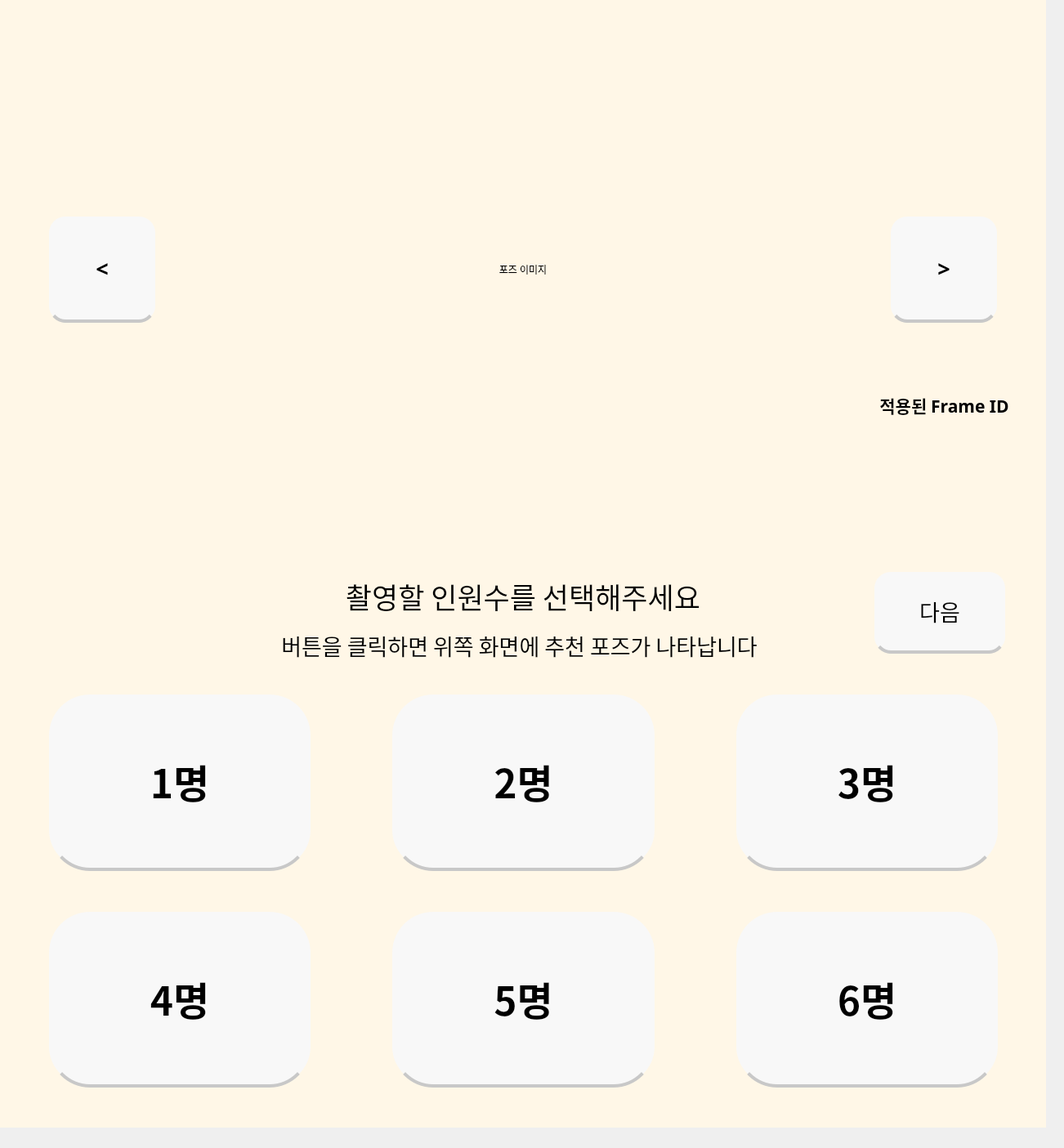
<?xml version="1.0" encoding="UTF-8"?>
<ui version="4.0">
 <class>MainWindow</class>
 <widget class="QMainWindow" name="MainWindow">
  <property name="geometry">
   <rect>
    <x>0</x>
    <y>0</y>
    <width>1302</width>
    <height>1405</height>
   </rect>
  </property>
  <property name="windowTitle">
   <string>MainWindow</string>
  </property>
  <widget class="QWidget" name="centralwidget">
   <widget class="QStackedWidget" name="stack">
    <property name="geometry">
     <rect>
      <x>0</x>
      <y>660</y>
      <width>1280</width>
      <height>720</height>
     </rect>
    </property>
    <property name="sizePolicy">
     <sizepolicy hsizetype="Fixed" vsizetype="Fixed">
      <horstretch>0</horstretch>
      <verstretch>0</verstretch>
     </sizepolicy>
    </property>
    <property name="styleSheet">
     <string notr="true">background-color : #FFF7E7</string>
    </property>
    <property name="currentIndex">
     <number>1</number>
    </property>
    <widget class="QWidget" name="InitPage">
     <widget class="QLabel" name="label">
      <property name="geometry">
       <rect>
        <x>4</x>
        <y>330</y>
        <width>1271</width>
        <height>81</height>
       </rect>
      </property>
      <property name="font">
       <font>
        <family>Leferi Base Type</family>
        <weight>75</weight>
        <bold>true</bold>
       </font>
      </property>
      <property name="layoutDirection">
       <enum>Qt::LeftToRight</enum>
      </property>
      <property name="styleSheet">
       <string notr="true">color : #000000</string>
      </property>
      <property name="text">
       <string>&lt;html&gt;&lt;head/&gt;&lt;body&gt;&lt;p align=&quot;center&quot;&gt;&lt;span style=&quot; font-size:28pt;&quot;&gt;터치하여 PhoRest를 시작해 보세요&lt;/span&gt;&lt;/p&gt;&lt;/body&gt;&lt;/html&gt;</string>
      </property>
      <property name="alignment">
       <set>Qt::AlignCenter</set>
      </property>
     </widget>
    </widget>
    <widget class="QWidget" name="ChoosePeoplePage">
     <widget class="QLabel" name="label_3">
      <property name="geometry">
       <rect>
        <x>220</x>
        <y>20</y>
        <width>840</width>
        <height>100</height>
       </rect>
      </property>
      <property name="font">
       <font>
        <family>Leferi Point Type Special</family>
        <weight>50</weight>
        <bold>false</bold>
       </font>
      </property>
      <property name="text">
       <string>&lt;html&gt;&lt;head/&gt;&lt;body&gt;&lt;p align=&quot;center&quot;&gt;&lt;span style=&quot; font-size:26pt; font-weight:400;&quot;&gt;촬영할 인원수를 선택해주세요&lt;/span&gt;&lt;/p&gt;&lt;/body&gt;&lt;/html&gt;</string>
      </property>
     </widget>
     <widget class="QPushButton" name="NextBtn">
      <property name="geometry">
       <rect>
        <x>1070</x>
        <y>40</y>
        <width>160</width>
        <height>100</height>
       </rect>
      </property>
      <property name="font">
       <font>
        <family>Leferi Point Type Special</family>
        <pointsize>20</pointsize>
        <weight>50</weight>
        <bold>false</bold>
       </font>
      </property>
      <property name="styleSheet">
       <string notr="true">QPushButton{
	color: black;
    background-color: #F8F8F8		;
    padding: 12px;
    border-bottom: 4px solid #c8c8c8;
	border-radius: 20%;
}</string>
      </property>
      <property name="text">
       <string>다음</string>
      </property>
     </widget>
     <widget class="QWidget" name="gridLayoutWidget">
      <property name="geometry">
       <rect>
        <x>10</x>
        <y>170</y>
        <width>1261</width>
        <height>521</height>
       </rect>
      </property>
      <layout class="QGridLayout" name="gridLayout">
       <property name="leftMargin">
        <number>50</number>
       </property>
       <property name="topMargin">
        <number>20</number>
       </property>
       <property name="rightMargin">
        <number>50</number>
       </property>
       <property name="bottomMargin">
        <number>20</number>
       </property>
       <property name="horizontalSpacing">
        <number>100</number>
       </property>
       <property name="verticalSpacing">
        <number>50</number>
       </property>
       <item row="0" column="2">
        <widget class="QPushButton" name="Btn3">
         <property name="sizePolicy">
          <sizepolicy hsizetype="Preferred" vsizetype="Preferred">
           <horstretch>0</horstretch>
           <verstretch>0</verstretch>
          </sizepolicy>
         </property>
         <property name="font">
          <font>
           <family>Leferi Base Type Bold</family>
           <pointsize>36</pointsize>
           <weight>75</weight>
           <bold>true</bold>
          </font>
         </property>
         <property name="styleSheet">
          <string notr="true">QPushButton{
	color: black;
    background-color: #F8F8F8		;
    padding: 12px;
    border-bottom: 4px solid #c8c8c8;
	border-radius: 50%;
}</string>
         </property>
         <property name="text">
          <string>3명</string>
         </property>
        </widget>
       </item>
       <item row="0" column="0">
        <widget class="QPushButton" name="Btn1">
         <property name="enabled">
          <bool>true</bool>
         </property>
         <property name="sizePolicy">
          <sizepolicy hsizetype="Preferred" vsizetype="Preferred">
           <horstretch>0</horstretch>
           <verstretch>0</verstretch>
          </sizepolicy>
         </property>
         <property name="font">
          <font>
           <family>Leferi Base Type Bold</family>
           <pointsize>36</pointsize>
           <weight>75</weight>
           <bold>true</bold>
          </font>
         </property>
         <property name="contextMenuPolicy">
          <enum>Qt::DefaultContextMenu</enum>
         </property>
         <property name="styleSheet">
          <string notr="true">QPushButton{
	color: black;
    background-color: #F8F8F8		;
    padding: 12px;
    border-bottom: 4px solid #c8c8c8;
	border-radius: 50%;
}</string>
         </property>
         <property name="text">
          <string>1명</string>
         </property>
        </widget>
       </item>
       <item row="0" column="1">
        <widget class="QPushButton" name="Btn2">
         <property name="sizePolicy">
          <sizepolicy hsizetype="Preferred" vsizetype="Preferred">
           <horstretch>0</horstretch>
           <verstretch>0</verstretch>
          </sizepolicy>
         </property>
         <property name="font">
          <font>
           <family>Leferi Base Type Bold</family>
           <pointsize>36</pointsize>
           <weight>75</weight>
           <bold>true</bold>
          </font>
         </property>
         <property name="styleSheet">
          <string notr="true">QPushButton{
	color: black;
    background-color: #F8F8F8		;
    padding: 12px;
    border-bottom: 4px solid #c8c8c8;
	border-radius: 50%;
}</string>
         </property>
         <property name="text">
          <string>2명</string>
         </property>
        </widget>
       </item>
       <item row="1" column="2">
        <widget class="QPushButton" name="Btn6">
         <property name="sizePolicy">
          <sizepolicy hsizetype="Preferred" vsizetype="Preferred">
           <horstretch>0</horstretch>
           <verstretch>0</verstretch>
          </sizepolicy>
         </property>
         <property name="font">
          <font>
           <family>Leferi Base Type Bold</family>
           <pointsize>36</pointsize>
           <weight>75</weight>
           <bold>true</bold>
          </font>
         </property>
         <property name="styleSheet">
          <string notr="true">QPushButton{
	color: black;
    background-color: #F8F8F8		;
    padding: 12px;
    border-bottom: 4px solid #c8c8c8;
	border-radius: 50%;
}</string>
         </property>
         <property name="text">
          <string>6명</string>
         </property>
        </widget>
       </item>
       <item row="1" column="1">
        <widget class="QPushButton" name="Btn5">
         <property name="sizePolicy">
          <sizepolicy hsizetype="Preferred" vsizetype="Preferred">
           <horstretch>0</horstretch>
           <verstretch>0</verstretch>
          </sizepolicy>
         </property>
         <property name="font">
          <font>
           <family>Leferi Base Type Bold</family>
           <pointsize>36</pointsize>
           <weight>75</weight>
           <bold>true</bold>
          </font>
         </property>
         <property name="styleSheet">
          <string notr="true">QPushButton{
	color: black;
    background-color: #F8F8F8		;
    padding: 12px;
    border-bottom: 4px solid #c8c8c8;
	border-radius: 50%;
}</string>
         </property>
         <property name="text">
          <string>5명</string>
         </property>
        </widget>
       </item>
       <item row="1" column="0">
        <widget class="QPushButton" name="Btn4">
         <property name="sizePolicy">
          <sizepolicy hsizetype="Preferred" vsizetype="Preferred">
           <horstretch>0</horstretch>
           <verstretch>0</verstretch>
          </sizepolicy>
         </property>
         <property name="font">
          <font>
           <family>Leferi Base Type Bold</family>
           <pointsize>36</pointsize>
           <weight>75</weight>
           <bold>true</bold>
          </font>
         </property>
         <property name="styleSheet">
          <string notr="true">QPushButton{
	color: black;
    background-color: #F8F8F8		;
    padding: 12px;
    border-bottom: 4px solid #c8c8c8;
	border-radius: 50%;
}</string>
         </property>
         <property name="text">
          <string>4명</string>
         </property>
        </widget>
       </item>
      </layout>
     </widget>
     <widget class="QLabel" name="label_7">
      <property name="geometry">
       <rect>
        <x>220</x>
        <y>110</y>
        <width>831</width>
        <height>41</height>
       </rect>
      </property>
      <property name="font">
       <font>
        <family>Leferi Point Type Special</family>
        <pointsize>16</pointsize>
        <weight>50</weight>
        <bold>false</bold>
       </font>
      </property>
      <property name="text">
       <string>&lt;html&gt;&lt;head/&gt;&lt;body&gt;&lt;p align=&quot;center&quot;&gt;&lt;span style=&quot; font-size:20pt;&quot;&gt;버튼을 클릭하면 위쪽 화면에 추천 포즈가 나타납니다&lt;/span&gt;&lt;/p&gt;&lt;/body&gt;&lt;/html&gt;</string>
      </property>
     </widget>
    </widget>
    <widget class="QWidget" name="ShotPage">
     <widget class="QPushButton" name="Btn_Already">
      <property name="geometry">
       <rect>
        <x>410</x>
        <y>260</y>
        <width>460</width>
        <height>200</height>
       </rect>
      </property>
      <property name="font">
       <font>
        <family>Leferi Base Type Bold</family>
        <pointsize>24</pointsize>
        <weight>75</weight>
        <bold>true</bold>
       </font>
      </property>
      <property name="autoFillBackground">
       <bool>false</bool>
      </property>
      <property name="styleSheet">
       <string notr="true">QPushButton{
	color: black;
    background-color: #F8F8F8		;
    padding: 12px;
    border-radius: 4px;
    border-bottom: 4px solid #c8c8c8;
	border-radius: 20px;
}</string>
      </property>
      <property name="text">
       <string>촬영 시작</string>
      </property>
      <property name="autoDefault">
       <bool>false</bool>
      </property>
      <property name="default">
       <bool>false</bool>
      </property>
      <property name="flat">
       <bool>false</bool>
      </property>
     </widget>
     <widget class="QPushButton" name="Btn_Back_2">
      <property name="geometry">
       <rect>
        <x>40</x>
        <y>40</y>
        <width>160</width>
        <height>100</height>
       </rect>
      </property>
      <property name="font">
       <font>
        <family>Leferi Base Type Bold</family>
        <pointsize>14</pointsize>
        <weight>75</weight>
        <bold>true</bold>
       </font>
      </property>
      <property name="styleSheet">
       <string notr="true">QPushButton{
	color: black;
    background-color: #F8F8F8		;
    padding: 12px;
    border-radius: 4px;
    border-bottom: 4px solid #c8c8c8;
	border-radius: 20px;
}</string>
      </property>
      <property name="text">
       <string>뒤로</string>
      </property>
     </widget>
     <widget class="QLabel" name="label_9">
      <property name="geometry">
       <rect>
        <x>0</x>
        <y>50</y>
        <width>1280</width>
        <height>50</height>
       </rect>
      </property>
      <property name="font">
       <font>
        <family>Leferi Point Type Special</family>
        <pointsize>16</pointsize>
        <weight>50</weight>
        <bold>false</bold>
       </font>
      </property>
      <property name="text">
       <string>&lt;html&gt;&lt;head/&gt;&lt;body&gt;&lt;p align=&quot;center&quot;&gt;촬영 시작을 눌러 촬영을 시작하세요! &lt;/p&gt;&lt;/body&gt;&lt;/html&gt;</string>
      </property>
     </widget>
     <widget class="QLabel" name="label_12">
      <property name="geometry">
       <rect>
        <x>0</x>
        <y>100</y>
        <width>1280</width>
        <height>50</height>
       </rect>
      </property>
      <property name="font">
       <font>
        <family>Leferi Point Type Special</family>
        <pointsize>16</pointsize>
        <weight>50</weight>
        <bold>false</bold>
       </font>
      </property>
      <property name="text">
       <string>&lt;html&gt;&lt;head/&gt;&lt;body&gt;&lt;p align=&quot;center&quot;&gt;카운트 다운 6초부터 동영상 촬영을 시작합니다.&lt;/p&gt;&lt;/body&gt;&lt;/html&gt;</string>
      </property>
     </widget>
     <zorder>label_12</zorder>
     <zorder>label_9</zorder>
     <zorder>Btn_Already</zorder>
     <zorder>Btn_Back_2</zorder>
    </widget>
    <widget class="QWidget" name="PhotoPage">
     <widget class="QWidget" name="gridLayoutWidget_3">
      <property name="geometry">
       <rect>
        <x>40</x>
        <y>160</y>
        <width>1201</width>
        <height>541</height>
       </rect>
      </property>
      <layout class="QGridLayout" name="gridLayout_3">
       <property name="leftMargin">
        <number>135</number>
       </property>
       <property name="topMargin">
        <number>10</number>
       </property>
       <property name="rightMargin">
        <number>135</number>
       </property>
       <property name="bottomMargin">
        <number>10</number>
       </property>
       <property name="horizontalSpacing">
        <number>260</number>
       </property>
       <property name="verticalSpacing">
        <number>15</number>
       </property>
       <item row="1" column="0">
        <widget class="QLabel" name="Photo3">
         <property name="font">
          <font>
           <family>Leferi Base Type Bold</family>
           <pointsize>72</pointsize>
           <weight>75</weight>
           <bold>true</bold>
          </font>
         </property>
         <property name="styleSheet">
          <string notr="true">QLabel{
	border : 3px double #000000;
}</string>
         </property>
         <property name="text">
          <string>3</string>
         </property>
         <property name="alignment">
          <set>Qt::AlignCenter</set>
         </property>
        </widget>
       </item>
       <item row="0" column="0">
        <widget class="QLabel" name="Photo1">
         <property name="font">
          <font>
           <family>Leferi Base Type Bold</family>
           <pointsize>72</pointsize>
           <weight>75</weight>
           <bold>true</bold>
          </font>
         </property>
         <property name="styleSheet">
          <string notr="true">QLabel{
	border : 3px double #000000;
}</string>
         </property>
         <property name="text">
          <string>1</string>
         </property>
         <property name="alignment">
          <set>Qt::AlignCenter</set>
         </property>
        </widget>
       </item>
       <item row="0" column="1">
        <widget class="QLabel" name="Photo2">
         <property name="font">
          <font>
           <family>Leferi Base Type Bold</family>
           <pointsize>72</pointsize>
           <weight>75</weight>
           <bold>true</bold>
          </font>
         </property>
         <property name="styleSheet">
          <string notr="true">QLabel{
	border : 3px double #000000;
}</string>
         </property>
         <property name="text">
          <string>2</string>
         </property>
         <property name="alignment">
          <set>Qt::AlignCenter</set>
         </property>
        </widget>
       </item>
       <item row="1" column="1">
        <widget class="QLabel" name="Photo4">
         <property name="font">
          <font>
           <family>Leferi Base Type Bold</family>
           <pointsize>72</pointsize>
           <weight>75</weight>
           <bold>true</bold>
          </font>
         </property>
         <property name="styleSheet">
          <string notr="true">QLabel{
	border : 3px double #000000;
}</string>
         </property>
         <property name="text">
          <string>4</string>
         </property>
         <property name="alignment">
          <set>Qt::AlignCenter</set>
         </property>
        </widget>
       </item>
      </layout>
     </widget>
     <widget class="QPushButton" name="NextBtn_3">
      <property name="geometry">
       <rect>
        <x>1070</x>
        <y>40</y>
        <width>160</width>
        <height>100</height>
       </rect>
      </property>
      <property name="font">
       <font>
        <family>Leferi Base Type Bold</family>
        <pointsize>20</pointsize>
        <weight>75</weight>
        <bold>true</bold>
       </font>
      </property>
      <property name="styleSheet">
       <string notr="true">QPushButton{
	color: black;
    background-color: #F8F8F8		;
    padding: 12px;
    border-radius: 4px;
    border-bottom: 4px solid #c8c8c8;
	border-radius: 20px;
}</string>
      </property>
      <property name="text">
       <string>&gt;</string>
      </property>
     </widget>
     <widget class="QLabel" name="label_2">
      <property name="geometry">
       <rect>
        <x>40</x>
        <y>160</y>
        <width>1200</width>
        <height>540</height>
       </rect>
      </property>
      <property name="styleSheet">
       <string notr="true">QLabel{
	border : 3px solid black;
}</string>
      </property>
      <property name="text">
       <string/>
      </property>
     </widget>
     <widget class="QLabel" name="PhotoPage_Label">
      <property name="geometry">
       <rect>
        <x>0</x>
        <y>40</y>
        <width>1280</width>
        <height>91</height>
       </rect>
      </property>
      <property name="font">
       <font>
        <family>Leferi Point Type Special</family>
        <pointsize>16</pointsize>
        <weight>50</weight>
        <bold>false</bold>
       </font>
      </property>
      <property name="text">
       <string>&lt;html&gt;&lt;head/&gt;&lt;body&gt;&lt;p align=&quot;center&quot;&gt;&lt;span style=&quot; font-size:22pt;&quot;&gt;각 사진을 클릭하여 사진을 확대해 보세요!&lt;/span&gt;&lt;/p&gt;&lt;/body&gt;&lt;/html&gt;</string>
      </property>
     </widget>
     <zorder>PhotoPage_Label</zorder>
     <zorder>label_2</zorder>
     <zorder>gridLayoutWidget_3</zorder>
     <zorder>NextBtn_3</zorder>
    </widget>
    <widget class="QWidget" name="ChooseFramePage">
     <widget class="QLabel" name="label_5">
      <property name="geometry">
       <rect>
        <x>220</x>
        <y>40</y>
        <width>840</width>
        <height>100</height>
       </rect>
      </property>
      <property name="font">
       <font>
        <family>Leferi Point Type Special</family>
        <weight>50</weight>
        <bold>false</bold>
       </font>
      </property>
      <property name="text">
       <string>&lt;html&gt;&lt;head/&gt;&lt;body&gt;&lt;p align=&quot;center&quot;&gt;&lt;span style=&quot; font-size:26pt;&quot;&gt;사용할 프레임을 선택해주세요&lt;/span&gt;&lt;/p&gt;&lt;/body&gt;&lt;/html&gt;</string>
      </property>
     </widget>
     <widget class="QPushButton" name="PrintBtn">
      <property name="geometry">
       <rect>
        <x>1070</x>
        <y>40</y>
        <width>160</width>
        <height>100</height>
       </rect>
      </property>
      <property name="font">
       <font>
        <family>Leferi Base Type Bold</family>
        <pointsize>20</pointsize>
        <weight>75</weight>
        <bold>true</bold>
       </font>
      </property>
      <property name="styleSheet">
       <string notr="true">QPushButton{
	color: black;
    background-color: #F8F8F8		;
    padding: 12px;
    border-radius: 4px;
    border-bottom: 4px solid #c8c8c8;
	border-radius: 20px;
}</string>
      </property>
      <property name="text">
       <string>다음</string>
      </property>
     </widget>
     <widget class="QPushButton" name="ApplyBtn">
      <property name="geometry">
       <rect>
        <x>1060</x>
        <y>570</y>
        <width>91</width>
        <height>81</height>
       </rect>
      </property>
      <property name="font">
       <font>
        <family>Leferi Base Type Bold</family>
        <pointsize>12</pointsize>
        <weight>75</weight>
        <bold>true</bold>
       </font>
      </property>
      <property name="styleSheet">
       <string notr="true">QPushButton{
	color: black;
    background-color: #F8F8F8		;
    padding: 12px;
    border-radius: 4px;
    border-bottom: 4px solid #c8c8c8;
	border-radius: 20px;
}</string>
      </property>
      <property name="text">
       <string>적용</string>
      </property>
     </widget>
     <widget class="QLineEdit" name="Frame_Id">
      <property name="geometry">
       <rect>
        <x>810</x>
        <y>570</y>
        <width>231</width>
        <height>80</height>
       </rect>
      </property>
      <property name="font">
       <font>
        <family>Leferi Base Type</family>
        <pointsize>20</pointsize>
        <weight>75</weight>
        <bold>true</bold>
       </font>
      </property>
      <property name="styleSheet">
       <string notr="true"/>
      </property>
      <property name="text">
       <string/>
      </property>
      <property name="alignment">
       <set>Qt::AlignCenter</set>
      </property>
     </widget>
     <widget class="QPushButton" name="Basic_Frame_1">
      <property name="geometry">
       <rect>
        <x>110</x>
        <y>170</y>
        <width>300</width>
        <height>80</height>
       </rect>
      </property>
      <property name="styleSheet">
       <string notr="true">border-image:url('./Frame/Frame_1.png')
</string>
      </property>
      <property name="text">
       <string/>
      </property>
     </widget>
     <widget class="QPushButton" name="Basic_Frame_2">
      <property name="geometry">
       <rect>
        <x>110</x>
        <y>310</y>
        <width>300</width>
        <height>80</height>
       </rect>
      </property>
      <property name="styleSheet">
       <string notr="true">border-image:url('./Frame/Frame_2.png')
</string>
      </property>
      <property name="text">
       <string/>
      </property>
     </widget>
     <widget class="QPushButton" name="Basic_Frame_3">
      <property name="geometry">
       <rect>
        <x>110</x>
        <y>450</y>
        <width>300</width>
        <height>80</height>
       </rect>
      </property>
      <property name="styleSheet">
       <string notr="true">border-image:url('./Frame/Frame_3.png')
</string>
      </property>
      <property name="text">
       <string/>
      </property>
     </widget>
     <widget class="QPushButton" name="Basic_Frame_4">
      <property name="geometry">
       <rect>
        <x>110</x>
        <y>580</y>
        <width>300</width>
        <height>80</height>
       </rect>
      </property>
      <property name="styleSheet">
       <string notr="true">border-image:url('./Frame/Frame_4.png')
</string>
      </property>
      <property name="text">
       <string/>
      </property>
     </widget>
     <widget class="QPushButton" name="Basic_Frame_5">
      <property name="geometry">
       <rect>
        <x>470</x>
        <y>170</y>
        <width>300</width>
        <height>80</height>
       </rect>
      </property>
      <property name="styleSheet">
       <string notr="true">border-image:url('./Frame/Frame_5.png')</string>
      </property>
      <property name="text">
       <string/>
      </property>
     </widget>
     <widget class="QPushButton" name="Basic_Frame_6">
      <property name="geometry">
       <rect>
        <x>470</x>
        <y>310</y>
        <width>300</width>
        <height>80</height>
       </rect>
      </property>
      <property name="styleSheet">
       <string notr="true">border-image:url('./Frame/Frame_6.png')</string>
      </property>
      <property name="text">
       <string/>
      </property>
     </widget>
     <widget class="QPushButton" name="Basic_Frame_7">
      <property name="geometry">
       <rect>
        <x>470</x>
        <y>450</y>
        <width>300</width>
        <height>80</height>
       </rect>
      </property>
      <property name="styleSheet">
       <string notr="true">border-image:url('./Frame/Frame_7.png')</string>
      </property>
      <property name="text">
       <string/>
      </property>
     </widget>
     <widget class="QPushButton" name="Basic_Frame_8">
      <property name="geometry">
       <rect>
        <x>470</x>
        <y>580</y>
        <width>300</width>
        <height>80</height>
       </rect>
      </property>
      <property name="styleSheet">
       <string notr="true">border-image:url('./Frame/Frame_8.png')
</string>
      </property>
      <property name="text">
       <string/>
      </property>
     </widget>
     <widget class="QLabel" name="label_6">
      <property name="geometry">
       <rect>
        <x>799</x>
        <y>160</y>
        <width>451</width>
        <height>61</height>
       </rect>
      </property>
      <property name="font">
       <font>
        <family>Leferi Point Type Special</family>
        <weight>50</weight>
        <bold>false</bold>
       </font>
      </property>
      <property name="text">
       <string>&lt;html&gt;&lt;head/&gt;&lt;body&gt;&lt;p align=&quot;center&quot;&gt;&lt;span style=&quot; font-size:22pt;&quot;&gt;더 많은 프레임 적용하기&lt;/span&gt;&lt;/p&gt;&lt;/body&gt;&lt;/html&gt;</string>
      </property>
     </widget>
     <widget class="QLabel" name="label_4">
      <property name="geometry">
       <rect>
        <x>910</x>
        <y>240</y>
        <width>250</width>
        <height>250</height>
       </rect>
      </property>
      <property name="styleSheet">
       <string notr="true">border-image:url('./frameQR.JPG')</string>
      </property>
      <property name="text">
       <string/>
      </property>
     </widget>
     <widget class="QLabel" name="label_8">
      <property name="geometry">
       <rect>
        <x>809</x>
        <y>500</y>
        <width>441</width>
        <height>61</height>
       </rect>
      </property>
      <property name="font">
       <font>
        <family>Leferi Point Type Special</family>
        <weight>50</weight>
        <bold>false</bold>
       </font>
      </property>
      <property name="text">
       <string>&lt;html&gt;&lt;head/&gt;&lt;body&gt;&lt;p align=&quot;center&quot;&gt;&lt;span style=&quot; font-size:20pt;&quot;&gt;프레임 번호를 입력 후 적용 클릭&lt;/span&gt;&lt;/p&gt;&lt;/body&gt;&lt;/html&gt;</string>
      </property>
     </widget>
     <widget class="QPushButton" name="EraseBtn">
      <property name="geometry">
       <rect>
        <x>1170</x>
        <y>570</y>
        <width>91</width>
        <height>81</height>
       </rect>
      </property>
      <property name="font">
       <font>
        <family>Leferi Base Type Bold</family>
        <pointsize>12</pointsize>
        <weight>75</weight>
        <bold>true</bold>
       </font>
      </property>
      <property name="styleSheet">
       <string notr="true">QPushButton{
	color: black;
    background-color: #F8F8F8		;
    padding: 12px;
    border-radius: 4px;
    border-bottom: 4px solid #c8c8c8;
	border-radius: 20px;
}</string>
      </property>
      <property name="text">
       <string>지우기</string>
      </property>
     </widget>
     <widget class="QLabel" name="Warning_label">
      <property name="geometry">
       <rect>
        <x>760</x>
        <y>660</y>
        <width>361</width>
        <height>41</height>
       </rect>
      </property>
      <property name="font">
       <font>
        <family>Leferi Point Type Special</family>
        <weight>50</weight>
        <bold>false</bold>
       </font>
      </property>
      <property name="text">
       <string>&lt;html&gt;&lt;head/&gt;&lt;body&gt;&lt;p align=&quot;center&quot;&gt;&lt;span style=&quot; font-size:14pt;&quot;&gt;프레임 번호를 정확히 입력해주세요&lt;/span&gt;&lt;/p&gt;&lt;/body&gt;&lt;/html&gt;</string>
      </property>
     </widget>
    </widget>
    <widget class="QWidget" name="PrintingPage">
     <widget class="QLabel" name="label_10">
      <property name="geometry">
       <rect>
        <x>250</x>
        <y>270</y>
        <width>691</width>
        <height>161</height>
       </rect>
      </property>
      <property name="text">
       <string>&lt;html&gt;&lt;head/&gt;&lt;body&gt;&lt;p align=&quot;center&quot;&gt;이 화면 건너 뛰네;;&lt;/p&gt;&lt;/body&gt;&lt;/html&gt;</string>
      </property>
     </widget>
    </widget>
    <widget class="QWidget" name="DonePrinting">
     <widget class="QLabel" name="label_11">
      <property name="geometry">
       <rect>
        <x>0</x>
        <y>350</y>
        <width>1280</width>
        <height>180</height>
       </rect>
      </property>
      <property name="font">
       <font>
        <family>Leferi Base Type Bold</family>
        <weight>75</weight>
        <bold>true</bold>
       </font>
      </property>
      <property name="text">
       <string>&lt;html&gt;&lt;head/&gt;&lt;body&gt;&lt;p align=&quot;center&quot;&gt;&lt;span style=&quot; font-size:28pt;&quot;&gt;당신의 추억을 가져가세요&lt;/span&gt;&lt;/p&gt;&lt;/body&gt;&lt;/html&gt;</string>
      </property>
     </widget>
     <widget class="QLabel" name="LogoImg_2">
      <property name="geometry">
       <rect>
        <x>540</x>
        <y>160</y>
        <width>200</width>
        <height>200</height>
       </rect>
      </property>
      <property name="styleSheet">
       <string notr="true">border-image:url('./logo.png')</string>
      </property>
      <property name="text">
       <string/>
      </property>
      <property name="alignment">
       <set>Qt::AlignCenter</set>
      </property>
     </widget>
    </widget>
   </widget>
   <widget class="QStackedWidget" name="TopStack">
    <property name="geometry">
     <rect>
      <x>0</x>
      <y>0</y>
      <width>1280</width>
      <height>660</height>
     </rect>
    </property>
    <property name="sizePolicy">
     <sizepolicy hsizetype="Fixed" vsizetype="Fixed">
      <horstretch>0</horstretch>
      <verstretch>0</verstretch>
     </sizepolicy>
    </property>
    <property name="styleSheet">
     <string notr="true">background-color : #FFF7E7</string>
    </property>
    <property name="currentIndex">
     <number>1</number>
    </property>
    <widget class="QWidget" name="LogoPage">
     <widget class="QLabel" name="LogoImg">
      <property name="geometry">
       <rect>
        <x>540</x>
        <y>230</y>
        <width>200</width>
        <height>200</height>
       </rect>
      </property>
      <property name="styleSheet">
       <string notr="true">border-image:url('./logo.png')</string>
      </property>
      <property name="text">
       <string/>
      </property>
      <property name="alignment">
       <set>Qt::AlignCenter</set>
      </property>
     </widget>
    </widget>
    <widget class="QWidget" name="RecommandPosePage">
     <widget class="QPushButton" name="LeftBtn">
      <property name="geometry">
       <rect>
        <x>60</x>
        <y>265</y>
        <width>130</width>
        <height>130</height>
       </rect>
      </property>
      <property name="font">
       <font>
        <family>Leferi Base Type Bold</family>
        <pointsize>20</pointsize>
        <weight>75</weight>
        <bold>true</bold>
       </font>
      </property>
      <property name="styleSheet">
       <string notr="true">QPushButton{
	color: black;
    background-color: #F8F8F8		;
    padding: 12px;
    border-bottom: 4px solid #c8c8c8;
	border-radius: 20%;
}</string>
      </property>
      <property name="text">
       <string>&lt;</string>
      </property>
     </widget>
     <widget class="QPushButton" name="RightBtn">
      <property name="geometry">
       <rect>
        <x>1090</x>
        <y>265</y>
        <width>130</width>
        <height>130</height>
       </rect>
      </property>
      <property name="font">
       <font>
        <family>Leferi Base Type Bold</family>
        <pointsize>20</pointsize>
        <weight>75</weight>
        <bold>true</bold>
       </font>
      </property>
      <property name="styleSheet">
       <string notr="true">QPushButton{
	color: black;
    background-color: #F8F8F8		;
    padding: 12px;
    border-bottom: 4px solid #c8c8c8;
	border-radius: 20%;
}</string>
      </property>
      <property name="text">
       <string>&gt;</string>
      </property>
     </widget>
     <widget class="QLabel" name="Pose_img">
      <property name="geometry">
       <rect>
        <x>240</x>
        <y>30</y>
        <width>800</width>
        <height>600</height>
       </rect>
      </property>
      <property name="text">
       <string>포즈 이미지</string>
      </property>
      <property name="alignment">
       <set>Qt::AlignCenter</set>
      </property>
     </widget>
     <widget class="QLabel" name="label_13">
      <property name="geometry">
       <rect>
        <x>1040</x>
        <y>470</y>
        <width>231</width>
        <height>51</height>
       </rect>
      </property>
      <property name="font">
       <font>
        <family>Leferi Base Type Bold</family>
        <pointsize>16</pointsize>
        <weight>75</weight>
        <bold>true</bold>
       </font>
      </property>
      <property name="text">
       <string>적용된 Frame ID</string>
      </property>
      <property name="alignment">
       <set>Qt::AlignCenter</set>
      </property>
     </widget>
     <widget class="QLabel" name="Pose_applingFrameId">
      <property name="geometry">
       <rect>
        <x>1040</x>
        <y>530</y>
        <width>231</width>
        <height>51</height>
       </rect>
      </property>
      <property name="font">
       <font>
        <family>Leferi Base Type Bold</family>
        <pointsize>16</pointsize>
        <weight>75</weight>
        <bold>true</bold>
       </font>
      </property>
      <property name="text">
       <string/>
      </property>
      <property name="alignment">
       <set>Qt::AlignCenter</set>
      </property>
     </widget>
    </widget>
    <widget class="QWidget" name="ShotPage_Top">
     <widget class="QLabel" name="Label_Camera">
      <property name="geometry">
       <rect>
        <x>240</x>
        <y>30</y>
        <width>800</width>
        <height>600</height>
       </rect>
      </property>
      <property name="styleSheet">
       <string notr="true">QLabel{
	border : 3px solid black;
}</string>
      </property>
      <property name="text">
       <string>카메라 화면 띄워줄 공간</string>
      </property>
      <property name="alignment">
       <set>Qt::AlignCenter</set>
      </property>
     </widget>
     <widget class="QLabel" name="Label_Timer">
      <property name="geometry">
       <rect>
        <x>30</x>
        <y>40</y>
        <width>161</width>
        <height>201</height>
       </rect>
      </property>
      <property name="font">
       <font>
        <family>Leferi Base Type Bold</family>
        <pointsize>36</pointsize>
        <weight>75</weight>
        <bold>true</bold>
       </font>
      </property>
      <property name="text">
       <string>&lt;html&gt;&lt;head/&gt;&lt;body&gt;&lt;p align=&quot;center&quot;&gt;&lt;span style=&quot; font-size:48pt; font-weight:600;&quot;&gt;15&lt;/span&gt;&lt;/p&gt;&lt;/body&gt;&lt;/html&gt;</string>
      </property>
      <property name="alignment">
       <set>Qt::AlignCenter</set>
      </property>
     </widget>
    </widget>
    <widget class="QWidget" name="CheckPhoto">
     <widget class="QLabel" name="Top_Big_Photo">
      <property name="geometry">
       <rect>
        <x>240</x>
        <y>30</y>
        <width>800</width>
        <height>600</height>
       </rect>
      </property>
      <property name="styleSheet">
       <string notr="true">QLabel{
	border : 3px solid black;
}</string>
      </property>
      <property name="text">
       <string>이미지 크게 보여줄 공간</string>
      </property>
      <property name="alignment">
       <set>Qt::AlignCenter</set>
      </property>
     </widget>
    </widget>
    <widget class="QWidget" name="SuccessPage">
     <widget class="QLabel" name="PhotoPlusFrame">
      <property name="geometry">
       <rect>
        <x>200</x>
        <y>30</y>
        <width>900</width>
        <height>600</height>
       </rect>
      </property>
      <property name="contextMenuPolicy">
       <enum>Qt::DefaultContextMenu</enum>
      </property>
      <property name="styleSheet">
       <string notr="true">QLabel{
	border : 3px solid black;
}</string>
      </property>
      <property name="text">
       <string>프레임 적용 이미지를 띄워줄 예정</string>
      </property>
      <property name="alignment">
       <set>Qt::AlignCenter</set>
      </property>
     </widget>
    </widget>
   </widget>
  </widget>
 </widget>
 <resources/>
 <connections>
  <connection>
   <sender>NextBtn</sender>
   <signal>clicked()</signal>
   <receiver>MainWindow</receiver>
   <slot>NextBottomButton_to_2()</slot>
   <hints>
    <hint type="sourcelabel">
     <x>1140</x>
     <y>700</y>
    </hint>
    <hint type="destinationlabel">
     <x>841</x>
     <y>120</y>
    </hint>
   </hints>
  </connection>
  <connection>
   <sender>Btn1</sender>
   <signal>clicked()</signal>
   <receiver>MainWindow</receiver>
   <slot>Press_Btn1()</slot>
   <hints>
    <hint type="sourcelabel">
     <x>211</x>
     <y>890</y>
    </hint>
    <hint type="destinationlabel">
     <x>860</x>
     <y>222</y>
    </hint>
   </hints>
  </connection>
  <connection>
   <sender>Btn2</sender>
   <signal>clicked()</signal>
   <receiver>MainWindow</receiver>
   <slot>Press_Btn2()</slot>
   <hints>
    <hint type="sourcelabel">
     <x>590</x>
     <y>890</y>
    </hint>
    <hint type="destinationlabel">
     <x>834</x>
     <y>234</y>
    </hint>
   </hints>
  </connection>
  <connection>
   <sender>Btn3</sender>
   <signal>clicked()</signal>
   <receiver>MainWindow</receiver>
   <slot>Press_Btn3()</slot>
   <hints>
    <hint type="sourcelabel">
     <x>905</x>
     <y>890</y>
    </hint>
    <hint type="destinationlabel">
     <x>861</x>
     <y>255</y>
    </hint>
   </hints>
  </connection>
  <connection>
   <sender>Btn4</sender>
   <signal>clicked()</signal>
   <receiver>MainWindow</receiver>
   <slot>Press_Btn4()</slot>
   <hints>
    <hint type="sourcelabel">
     <x>379</x>
     <y>1186</y>
    </hint>
    <hint type="destinationlabel">
     <x>892</x>
     <y>278</y>
    </hint>
   </hints>
  </connection>
  <connection>
   <sender>Btn5</sender>
   <signal>clicked()</signal>
   <receiver>MainWindow</receiver>
   <slot>Press_Btn5()</slot>
   <hints>
    <hint type="sourcelabel">
     <x>682</x>
     <y>1330</y>
    </hint>
    <hint type="destinationlabel">
     <x>871</x>
     <y>314</y>
    </hint>
   </hints>
  </connection>
  <connection>
   <sender>Btn6</sender>
   <signal>clicked()</signal>
   <receiver>MainWindow</receiver>
   <slot>Press_Btn6()</slot>
   <hints>
    <hint type="sourcelabel">
     <x>1220</x>
     <y>1330</y>
    </hint>
    <hint type="destinationlabel">
     <x>877</x>
     <y>353</y>
    </hint>
   </hints>
  </connection>
  <connection>
   <sender>Btn_Already</sender>
   <signal>clicked()</signal>
   <receiver>MainWindow</receiver>
   <slot>Press_PreparedBtn()</slot>
   <hints>
    <hint type="sourcelabel">
     <x>474</x>
     <y>890</y>
    </hint>
    <hint type="destinationlabel">
     <x>841</x>
     <y>266</y>
    </hint>
   </hints>
  </connection>
  <connection>
   <sender>Btn_Back_2</sender>
   <signal>clicked()</signal>
   <receiver>MainWindow</receiver>
   <slot>Press_Back()</slot>
   <hints>
    <hint type="sourcelabel">
     <x>89</x>
     <y>700</y>
    </hint>
    <hint type="destinationlabel">
     <x>841</x>
     <y>551</y>
    </hint>
   </hints>
  </connection>
  <connection>
   <sender>NextBtn_3</sender>
   <signal>clicked()</signal>
   <receiver>MainWindow</receiver>
   <slot>NextBottomButton_to_4()</slot>
   <hints>
    <hint type="sourcelabel">
     <x>1160</x>
     <y>1260</y>
    </hint>
    <hint type="destinationlabel">
     <x>838</x>
     <y>896</y>
    </hint>
   </hints>
  </connection>
  <connection>
   <sender>PrintBtn</sender>
   <signal>clicked()</signal>
   <receiver>MainWindow</receiver>
   <slot>Press_Printing()</slot>
   <hints>
    <hint type="sourcelabel">
     <x>1070</x>
     <y>1270</y>
    </hint>
    <hint type="destinationlabel">
     <x>841</x>
     <y>865</y>
    </hint>
   </hints>
  </connection>
  <connection>
   <sender>ApplyBtn</sender>
   <signal>clicked()</signal>
   <receiver>MainWindow</receiver>
   <slot>Press_Applying()</slot>
   <hints>
    <hint type="sourcelabel">
     <x>1120</x>
     <y>1230</y>
    </hint>
    <hint type="destinationlabel">
     <x>851</x>
     <y>591</y>
    </hint>
   </hints>
  </connection>
  <connection>
   <sender>Basic_Frame_1</sender>
   <signal>clicked()</signal>
   <receiver>MainWindow</receiver>
   <slot>Press_BasicFrame1()</slot>
   <hints>
    <hint type="sourcelabel">
     <x>295</x>
     <y>985</y>
    </hint>
    <hint type="destinationlabel">
     <x>518</x>
     <y>1388</y>
    </hint>
   </hints>
  </connection>
  <connection>
   <sender>Basic_Frame_2</sender>
   <signal>clicked()</signal>
   <receiver>MainWindow</receiver>
   <slot>Press_BasicFrame2()</slot>
   <hints>
    <hint type="sourcelabel">
     <x>237</x>
     <y>1060</y>
    </hint>
    <hint type="destinationlabel">
     <x>263</x>
     <y>1388</y>
    </hint>
   </hints>
  </connection>
  <connection>
   <sender>Basic_Frame_3</sender>
   <signal>clicked()</signal>
   <receiver>MainWindow</receiver>
   <slot>Press_BasicFrame3()</slot>
   <hints>
    <hint type="sourcelabel">
     <x>158</x>
     <y>1178</y>
    </hint>
    <hint type="destinationlabel">
     <x>192</x>
     <y>1385</y>
    </hint>
   </hints>
  </connection>
  <connection>
   <sender>Basic_Frame_4</sender>
   <signal>clicked()</signal>
   <receiver>MainWindow</receiver>
   <slot>Press_BasicFrame4()</slot>
   <hints>
    <hint type="sourcelabel">
     <x>87</x>
     <y>1275</y>
    </hint>
    <hint type="destinationlabel">
     <x>105</x>
     <y>1388</y>
    </hint>
   </hints>
  </connection>
  <connection>
   <sender>Basic_Frame_5</sender>
   <signal>clicked()</signal>
   <receiver>MainWindow</receiver>
   <slot>Press_BasicFrame5()</slot>
   <hints>
    <hint type="sourcelabel">
     <x>689</x>
     <y>977</y>
    </hint>
    <hint type="destinationlabel">
     <x>640</x>
     <y>1388</y>
    </hint>
   </hints>
  </connection>
  <connection>
   <sender>Basic_Frame_6</sender>
   <signal>clicked()</signal>
   <receiver>MainWindow</receiver>
   <slot>Press_BasicFrame6()</slot>
   <hints>
    <hint type="sourcelabel">
     <x>641</x>
     <y>1080</y>
    </hint>
    <hint type="destinationlabel">
     <x>661</x>
     <y>1385</y>
    </hint>
   </hints>
  </connection>
  <connection>
   <sender>Basic_Frame_7</sender>
   <signal>clicked()</signal>
   <receiver>MainWindow</receiver>
   <slot>Press_BasicFrame7()</slot>
   <hints>
    <hint type="sourcelabel">
     <x>563</x>
     <y>1202</y>
    </hint>
    <hint type="destinationlabel">
     <x>555</x>
     <y>1383</y>
    </hint>
   </hints>
  </connection>
  <connection>
   <sender>Basic_Frame_8</sender>
   <signal>clicked()</signal>
   <receiver>MainWindow</receiver>
   <slot>Press_BasicFrame8()</slot>
   <hints>
    <hint type="sourcelabel">
     <x>525</x>
     <y>1294</y>
    </hint>
    <hint type="destinationlabel">
     <x>571</x>
     <y>1382</y>
    </hint>
   </hints>
  </connection>
  <connection>
   <sender>RightBtn</sender>
   <signal>clicked()</signal>
   <receiver>MainWindow</receiver>
   <slot>Press_RightBtn()</slot>
   <hints>
    <hint type="sourcelabel">
     <x>1173</x>
     <y>304</y>
    </hint>
    <hint type="destinationlabel">
     <x>1286</x>
     <y>88</y>
    </hint>
   </hints>
  </connection>
  <connection>
   <sender>LeftBtn</sender>
   <signal>clicked()</signal>
   <receiver>MainWindow</receiver>
   <slot>Press_LeftBtn()</slot>
   <hints>
    <hint type="sourcelabel">
     <x>95</x>
     <y>335</y>
    </hint>
    <hint type="destinationlabel">
     <x>1289</x>
     <y>148</y>
    </hint>
   </hints>
  </connection>
  <connection>
   <sender>EraseBtn</sender>
   <signal>clicked()</signal>
   <receiver>MainWindow</receiver>
   <slot>Erase_LineEdit()</slot>
   <hints>
    <hint type="sourcelabel">
     <x>1228</x>
     <y>1258</y>
    </hint>
    <hint type="destinationlabel">
     <x>1294</x>
     <y>1209</y>
    </hint>
   </hints>
  </connection>
 </connections>
 <slots>
  <slot>RecommandPose()</slot>
  <slot>NextBottomButton_to_2()</slot>
  <slot>Press_Btn1()</slot>
  <slot>Press_Btn2()</slot>
  <slot>Press_Btn3()</slot>
  <slot>Press_Btn4()</slot>
  <slot>Press_Btn5()</slot>
  <slot>Press_Btn6()</slot>
  <slot>Press_Btn7()</slot>
  <slot>Press_Btn8()</slot>
  <slot>Press_ShotBtn()</slot>
  <slot>Press_Back()</slot>
  <slot>Press_PreparedBtn()</slot>
  <slot>NextBottomButton_to_4()</slot>
  <slot>Press_Printing()</slot>
  <slot>Press_Applying()</slot>
  <slot>Press_PrevBtn()</slot>
  <slot>Press_BasicFrame1()</slot>
  <slot>Press_BasicFrame2()</slot>
  <slot>Press_BasicFrame3()</slot>
  <slot>Press_BasicFrame4()</slot>
  <slot>Press_BasicFrame5()</slot>
  <slot>Press_BasicFrame6()</slot>
  <slot>Press_BasicFrame7()</slot>
  <slot>Press_BasicFrame8()</slot>
  <slot>Press_RightBtn()</slot>
  <slot>Press_LeftBtn()</slot>
  <slot>Erase_LineEdit()</slot>
 </slots>
</ui>
